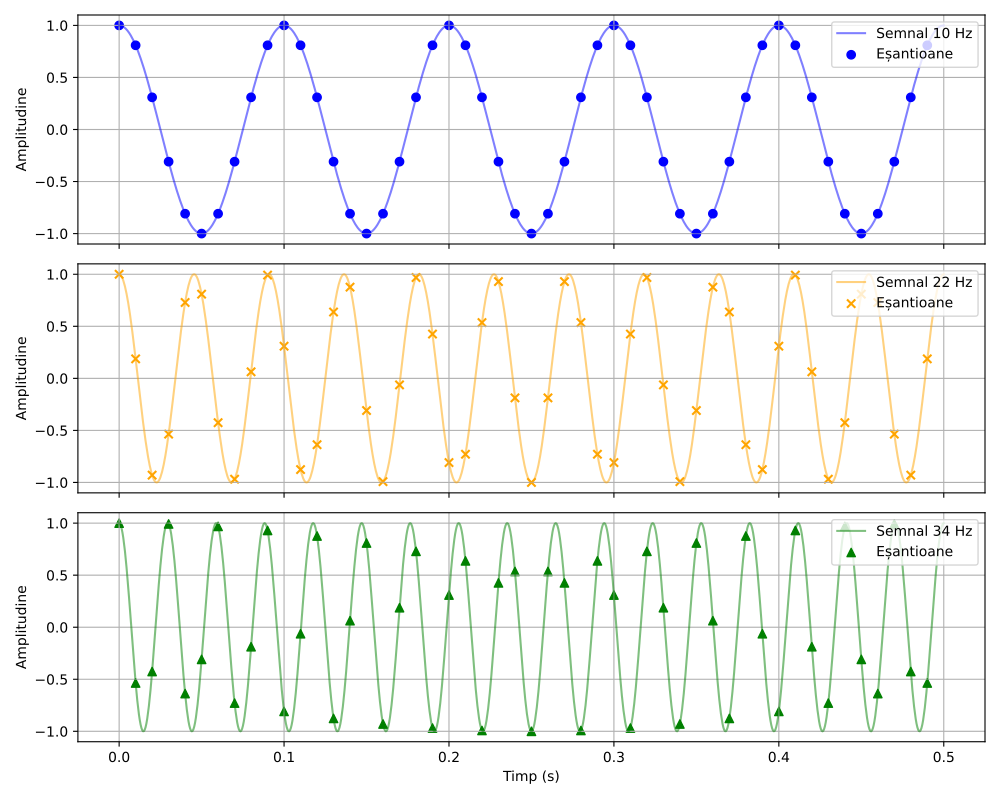

Here is the Python script that generated this plot:
import numpy as np
import matplotlib.pyplot as plt

f1, f2, f3 = 10, 22, 34
fs = 100

n = np.arange(0, 0.5, 1/fs)
t_continuu = np.linspace(0, 0.5, 1000)

s1 = np.cos(2 * np.pi * f1 * t_continuu)
s2 = np.cos(2 * np.pi * f2 * t_continuu)
s3 = np.cos(2 * np.pi * f3 * t_continuu)

esantioane1 = np.cos(2 * np.pi * f1 * n)
esantioane2 = np.cos(2 * np.pi * f2 * n)
esantioane3 = np.cos(2 * np.pi * f3 * n)


fig, axs = plt.subplots(3, 1, figsize=(10, 8), sharex=True)


axs[0].plot(t_continuu, s1, color='blue', alpha=0.5, label='Semnal 10 Hz')
axs[0].scatter(n, esantioane1, color='blue', marker='o', label='Eșantioane')
axs[0].set_ylabel('Amplitudine')
axs[0].legend(loc='upper right')
axs[0].grid(True)


axs[1].plot(t_continuu, s2, color='orange', alpha=0.5, label='Semnal 22 Hz')
axs[1].scatter(n, esantioane2, color='orange', marker='x', label='Eșantioane')
axs[1].set_ylabel('Amplitudine')
axs[1].legend(loc='upper right')
axs[1].grid(True)


axs[2].plot(t_continuu, s3, color='green', alpha=0.5, label='Semnal 34 Hz')
axs[2].scatter(n, esantioane3, color='green', marker='^', label='Eșantioane')
axs[2].set_xlabel('Timp (s)')
axs[2].set_ylabel('Amplitudine')
axs[2].legend(loc='upper right')
axs[2].grid(True)


plt.tight_layout()

plt.savefig('ex3.pdf')
plt.show()
